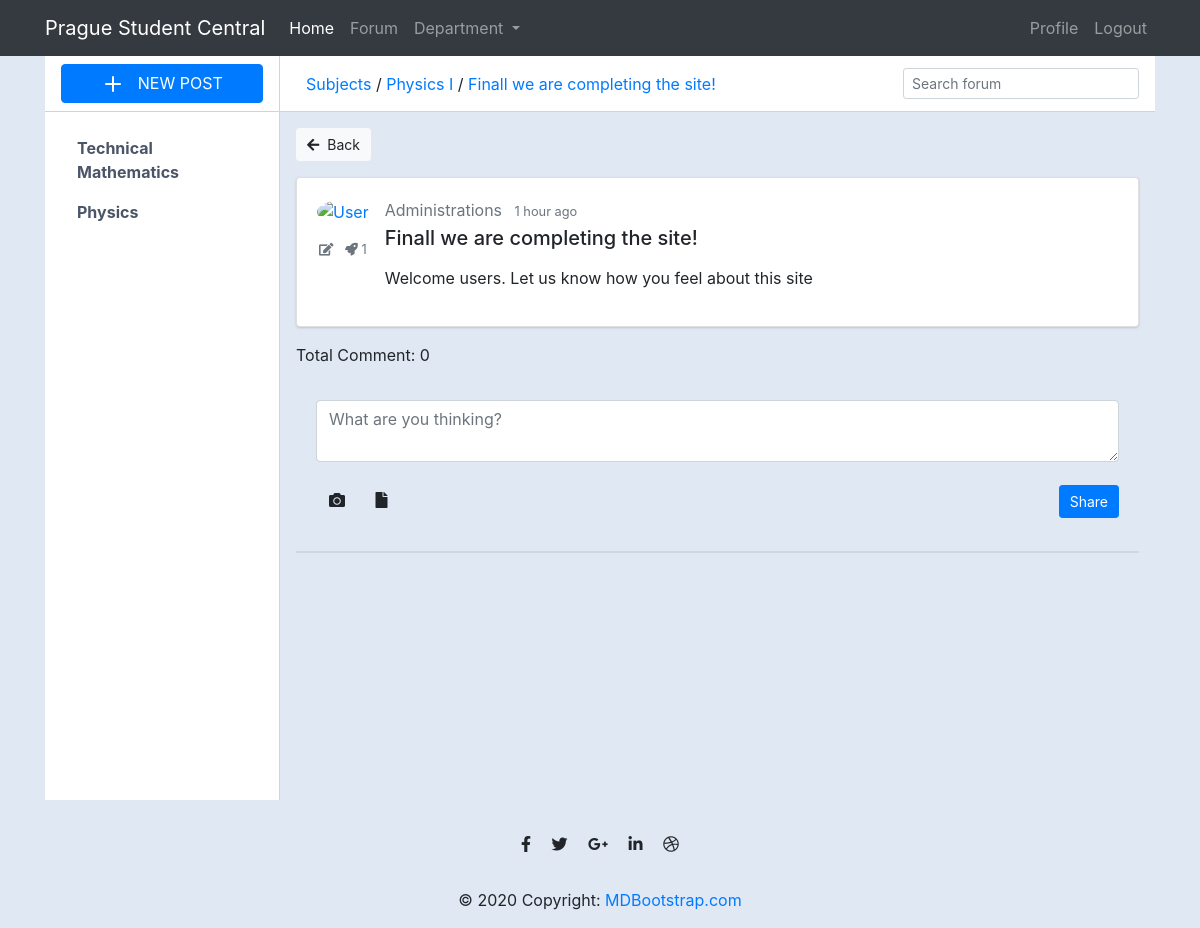
Page /detail/finall-we-are-completing-the-site/ (signed in) on the committed database.
### main/models.py (models this page shows, shortened)
class CategoryDept(models.Model):
    title = models.CharField(max_length=50)
    slug = models.SlugField(max_length=400, unique=True, blank=True)
    description = models.TextField(default="description")
    def get_absolute_url(self):
        return reverse('forum:dept_filter', args=[self.id])

class Post(models.Model):
    title = models.CharField(max_length=400)
    slug = models.SlugField(max_length=400, unique=True, blank=True)
    user = models.ForeignKey(Author, on_delete=models.CASCADE)
    content = HTMLField()
    categories = models.ManyToManyField(Category)
    date = models.DateTimeField(auto_now_add=True)
    approved = models.BooleanField(default=False)
    hit_count_generic = GenericRelation(HitCount, object_id_field='object_pk',
        related_query_name='hit_count_generic_relation'
    )
    tags = TaggableManager()
    comments = models.ManyToManyField(Comment, blank=True)
    def get_url(self):
        return reverse("forum:detail", kwargs={
            "slug":self.slug
        })
    @property
    def num_comments(self):
        return self.comments.count()

class Category(models.Model):
    title = models.CharField(max_length=50)
    slug = models.SlugField(max_length=400, unique=True, blank=True)
    description = models.TextField(default="description")
    deptartment = models.ForeignKey(CategoryDept, on_delete=models.CASCADE)
    class Meta:
        verbose_name_plural = "categories"
    def __str__(self):
        return self.title
    def get_url(self):
        return reverse("forum:posts", kwargs={
            "slug":self.slug
        })

class Author(models.Model):
    user = models.ForeignKey(User, on_delete=models.CASCADE)
    fullname = models.CharField(max_length=40, blank=True)
    slug = slug = models.SlugField(max_length=400, unique=True, blank=True)
    bio = HTMLField()
    points = models.IntegerField(default=0)
    profile_pic = ResizedImageField(size=[50, 80], quality=100, upload_to="authors", default=None, null=True, blank=True)

### main/views.py (the view)
# urls.py: path("detail/<slug>/", post_detail, name="detail"),
def post_detail(request, slug):
    post = get_object_or_404(Post, slug=slug)
    user = Author.objects.get(user=request.user)
    if "comment-form" in request.POST:
        comment = request.POST.get("comment")
        new_comment, created = Comment.objects.get_or_create(user=user, content=comment)
        post.comments.add(new_comment.id)
    if "reply-form" in request.POST:
        reply = request.POST.get("reply")
        comment_id =  request.POST.get("comment-id")
        comment_obj = Comment.objects.get(id=comment_id)
        new_reply, created = Reply.objects.get_or_create(user=user, content=reply)
        comment_obj.replies.add(new_reply.id)
    context = {
        "post": post,
        "totl_comment": post.num_comments
    }
    update_views(request, post)
    return render(request, "screens/post_detail.html", context)

### main/context_processors.py (called while the page is built, shortened)
def search_function(request):
    search_context = {}
    topic = Category.objects.all()
    return search_context

def list_department_function(request):
    dept_context = {
        "departments": CategoryDept.objects.all()
    }
    return dept_context

### main/utils.py (called while the page is built)
def update_views(request, object):
    context = {}
    hit_count = get_hitcount_model().objects.get_for_object(object)
    hits = hit_count.hits
    hitcontext = context["hitcount"] = {"pk": hit_count.pk}
    hit_count_response = HitCountMixin.hit_count(request, hit_count)
    if hit_count_response.hit_counted:
        hits = hits+1
        hitcontext["hitcounted"] = hit_count_response.hit_counted
        hitcontext["hit_message"] = hit_count_response.hit_message
        hitcontext["total_hits"] = hits

### templates/screens/post_detail.html (shortened to what this page needs)
{% extends 'root.html' %}
{% load crispy_forms_tags %}
{% load hitcount_tags %}
{% block content %}
<link rel="stylesheet" href="https://cdnjs.cloudflare.com/ajax/libs/font-awesome/5.12.0-2/css/all.min.css" />
<div class="container">
    <div class="main-body p-0">
        <div class="inner-wrapper">
            {% include 'components/sidebar.html' %}
            <div class="inner-main">
                <div class="inner-main-header">
                    <div class="navigation">
                        <span><a href="{% url 'forum:home' %}">Subjects</a> / <a href="{{post.categories.all.0.get_url}}">{{post.categories.all.0}}</a> / <a href="{{post.get_url}}">{{post.title}}</a></span>
                    </div>
                    <span class="input-icon input-icon-sm ml-auto w-auto">
                        <input type="text" class="form-control form-control-sm bg-gray-200 border-gray-200 shadow-none mb-4 mt-4" placeholder="Search forum" />
                    </span>
                </div>
                <div class="inner-main-body p-2 p-sm-3 collapse forum-content show">
                    <a href="{{post.categories.all.0.get_url}}" class="btn btn-light btn-sm mb-3 has-icon" data-toggle="collapse" data-target=".forum-content"><i class="fa fa-arrow-left mr-2"></i>Back</a>
                    <div class="card mb-2">
                        <div class="card-body">
                            <div class="media forum-item">
                                <a href="javascript:void(0)" class="card-link">
                                    <img src="https://bootdey.com/img/Content/avatar/avatar1.png" class="rounded-circle" width="50" alt="User" />
                                    <div class="text-muted small text-center align-self-center py-3">
                                        <span class="d-none d-sm-inline-block"><i class="fa fa-pencil-square-o"></i> {% get_hit_count for post %}</span>
                                        <span><i class="fa fa-rocket ml-2"></i> {{post.user.points}}</span>
                                    </div>
                                </a>
                                <div class="media-body ml-3">
                                    <a href="javascript:void(0)" class="text-secondary">{{post.user.fullname|title}}</a>
                                    <small class="text-muted ml-2">1 hour ago</small>
                                    <h5 class="mt-1">{{post.title}}</h5>
                                    <div class="mt-3 font-size-sm">
                                        <p>{{post.content|safe}}</p>
                                    </div>
                                </div>
                            </div>
                        </div>
                    </div>
                    <div class="row py-2">
                        <div class="col-12">
                            <div class="comments">
                                <div class="comments-details">
                                    <span class="total-comments comments-sort">Total Comment: {{totl_comment}}</span>
                                </div>
                            </div>
                        </div>
                    </div>
                    <div class="panel">
                        <div class="panel-body">
                          <form action="." method="POST">
                            <textarea name="comment" class="form-control" rows="2" placeholder="What are you thinking?"></textarea>
                            <div class="mar-top clearfix py-2" >
                            <button class="btn btn-sm btn-primary pull-right" type="submit" value="submit" name="comment-form">
                                Share
                            </button>
                            <a class="btn btn-trans btn-icon fa fa-camera add-tooltip" href="#"></a>
                            <a class="btn btn-trans btn-icon fa fa-file add-tooltip" href="#"></a>
                            </div>
                          </form>
                        </div>
                    </div>
                </div>
            </div>
        </div>
    </div>
</div>
{% include 'components/footer.html' %}
{% endblock content %}

### templates/components/sidebar.html (shortened to what this page needs)
<div class="inner-sidebar">
    {% if posts %}
        {% include 'components/sidebar_inner_new_post.html' %}
    {% elif post %}
        {% include 'components/sidebar_inner_new_post.html' %}
    {% else %}
        {% include 'components/sidebar_inner_new_subject.html' %}
    {% endif %}
    <div class="inner-sidebar-body p-0">
        <div class="p-3 h-100" data-simplebar="init">
            <div class="simplebar-wrapper" style="margin: -16px;">
                <div class="simplebar-mask">
                    <div class="simplebar-offset" style="right: 0px; bottom: 0px;">
                        <div class="simplebar-content-wrapper" style="height: 100%; overflow: hidden scroll;">
                            <div class="simplebar-content" style="padding: 16px;">
                                <nav class="nav nav-pills nav-gap-y-1 flex-column">
                                    {% for dept in departments %}
                                    <a href="{% url 'forum:dept_filter' dept.id %}" class="nav-link nav-link-faded has-icon" style="font-weight: bolder;">{{ dept.title }}</a>
                                    {% endfor %}
                                </nav>
                            </div>
                        </div>
                    </div>
                </div>
                <div class="simplebar-placeholder" style="width: 234px; height: 292px;"></div>
            </div>
        </div>
    </div>
</div>

### static/screens2.css (style rules this page uses)
body { margin-top:20px; color: #1a202c; text-align: left; background-color: #e2e8f0; }
.inner-wrapper { position: relative; height: calc(100vh - 3.5rem); transition: transform 0.3s; }
.inner-main, .inner-sidebar { position: absolute; top: 0; bottom: 0; display: flex; flex-direction: column; }
.inner-sidebar { left: 0; width: 235px; border-right: 1px solid #cbd5e0; background-color: #fff; z-index: 1; }
.inner-main { right: 0; left: 235px; }
.inner-main-footer, .inner-main-header, .inner-sidebar-footer, .inner-sidebar-header { height: 3.5rem; border-bottom: 1px solid #cbd5e0; display: flex; align-items: center; padding: 0 1rem; flex-shrink: 0; }
.inner-main-body, .inner-sidebar-body { padding: 1rem; overflow-y: auto; position: relative; flex: 1 1 auto; }
.inner-main-footer, .inner-main-header { background-color: #fff; }
.nav-link.has-icon { display: flex; align-items: center; }
.nav-pills .nav-link { border-radius: .25rem; }
.nav-link { color: #4a5568; }
.card { box-shadow: 0 1px 3px 0 rgba(0,0,0,.1), 0 1px 2px 0 rgba(0,0,0,.06); }
.card { position: relative; display: flex; flex-direction: column; min-width: 0; word-wrap: break-word; background-color: #fff; background-clip: border-box; border: 0 solid rgba(0,0,0,.125); border-radius: .25rem; }
.card-body { flex: 1 1 auto; min-height: 1px; padding: 1rem; }
.navigation { padding: 10px; width: 65%; display: inline-block; border-radius: 5px; max-height: 80px; margin-right:10px; }
.mb-3 { margin-bottom: 1rem !important; }
.panel { box-shadow: 0 2px 0 rgba(0,0,0,0.075); border-radius: 0; border: 0; margin-bottom: 15px; }
.panel .panel-footer, .panel>:last-child { border-bottom-left-radius: 0; border-bottom-right-radius: 0; }
.panel .panel-heading, .panel>:first-child { border-top-left-radius: 0; border-top-right-radius: 0; }
.panel-body { padding: 25px 20px; }
.text-muted, a.text-muted:hover, a.text-muted:focus { color: #acacac; }
.btn-trans { background-color: transparent; border-color: transparent; color: #929292; }
.btn-icon { padding-left: 9px; padding-right: 9px; }
.btn-sm, .btn-group-sm>.btn, .btn-icon.btn-sm { padding: 5px 10px !important; }
.mar-top { margin-top: 15px; }

### rows in the picture
CategoryDept: title "Technical Mathematics"
CategoryDept: title "Physics"
Post: categories.all.0 "Physics I", title "Finall we are completing the site!", user.points "1", user.fullname "Administrations", content "Welcome users. Let us know how you feel about this site"

### other values in the picture
{{ totl_comment }} "0"
